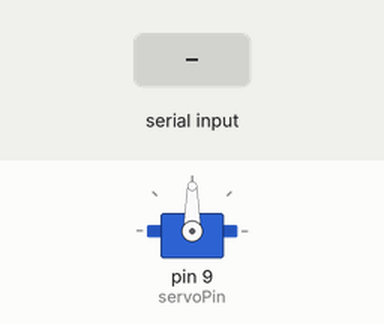
Recording of a sketch running on a simulated Arduino Uno, built with avr-gcc and run on an emulated ATmega328P. On the bench: servo. The test bench sets the inputs (shaded band).

Above: at 1.2 s.
1.3 s: "30,150\n" received over Serial
At 1.7 s:
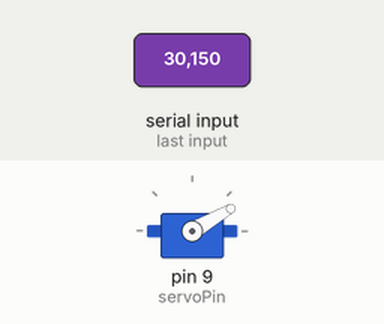
2.8 s: "5\n" received over Serial
At 3.8 s:
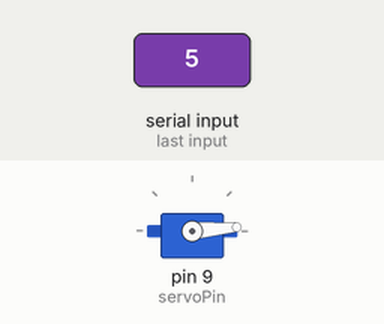
4.3 s: "90,45\n" received over Serial
At 5.1 s:
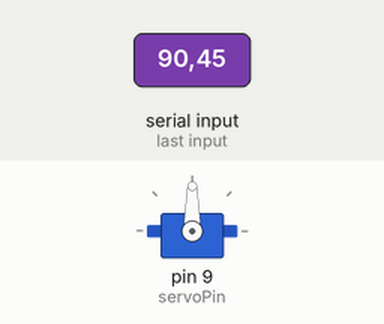
Timing chart, 0 to 7.3 s (numbered marks = the images above; inputs shaded):
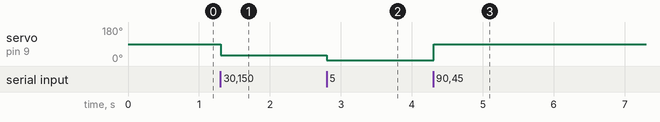

The sketch:

uno_python_control.ino
```cpp
#include <Servo.h>

Servo myServo;
int servoPin = 9;
int angle = 90;       // 当前角度

void setup() {
  myServo.attach(servoPin);
  Serial.begin(9600);
  myServo.write(angle);
}

void loop() {
  if (Serial.available() > 0) {
    String input = Serial.readStringUntil('\n');
    input.trim();

    if (input.startsWith("d")) { // 动态模式
      int minAngle, maxAngle, speedDelay;
      sscanf(input.c_str(), "d %d %d %d", &minAngle, &maxAngle, &speedDelay);
      dynamicMode(minAngle, maxAngle, speedDelay);
    } else { // 直接设置角度
      int newAngle = input.toInt();
      if (newAngle >= 0 && newAngle <= 180) {
        angle = newAngle;
        myServo.write(angle);
      }
    }
  }
}

void dynamicMode(int minAngle, int maxAngle, int speedDelay) {
  int step = 1;
  for (int pos = minAngle; pos <= maxAngle; pos += step) {
    myServo.write(pos);
    delay(speedDelay);
  }
  for (int pos = maxAngle; pos >= minAngle; pos -= step) {
    myServo.write(pos);
    delay(speedDelay);
  }
}
```

Measured:
- after the input at 1.3 s, servo on pin 9 (servoPin): 90° → 30° at once
- after the input at 2.8 s, servo on pin 9 (servoPin): 30° → 5° at once
- after the input at 4.3 s, servo on pin 9 (servoPin): 5° → 90° at once
